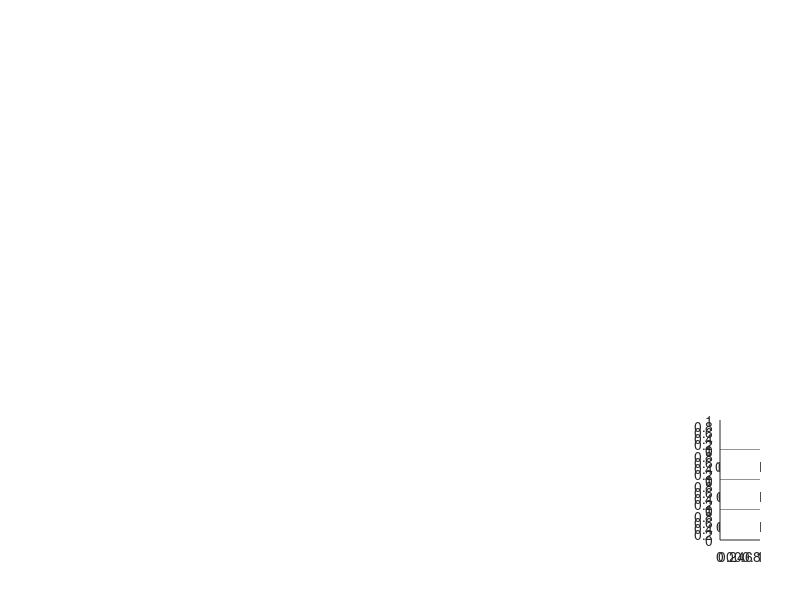

Here is the MATLAB script that generated this plot: (Note: this script raises an error after producing the figure.)

% Initiate directory for saving data.
thisDirectory   = fileparts(mfilename('fullpath'));
saveDirectory   = fullfile(thisDirectory,'MTR_JPN_R3.localiz_Main');
if ~isdir(saveDirectory)
    mkdir(saveDirectory)
end

% % Regenerate MAT files for the channels.
% activeChannel   = McIntyre2002SlowK;        save('SavedParameters/ActiveChannels/McIntyre2002SlowK.mat','activeChannel');
% activeChannel   = McIntyre2002FastNa;       save('SavedParameters/ActiveChannels/McIntyre2002FastNa.mat','activeChannel');
% activeChannel   = McIntyre2002PersistentNa; save('SavedParameters/ActiveChannels/McIntyre2002PersistentNa.mat','activeChannel');
% clear activeChannel

% Initiate temperature.
temp            = [21 37];

% Figure.
f               = figure;

% Already adding panels for insets.
ax1 = axes('Position',[0.9 0.25 0.05 0.05]);
ax2 = axes('Position',[0.9 0.20 0.05 0.05]);
ax3 = axes('Position',[0.9 0.15 0.05 0.05]);
ax4 = axes('Position',[0.9 0.10 0.05 0.05]);

% Run the model and calculate CV.
for k = 1:2
    
    % Produce parameters for default cortex model.
    clear par;
    par = Cullen2018CortexAxonJPNlocalized_MTR();
    par.sim.dt.value = 1;
    % Set temperature.
    par.sim.temp = temp(k);
    
    % Adjust simulation time.
    par.sim.tmax.value = 15;
    
    %% Run sham simulations.
    [MEMBRANE_POTENTIAL, INTERNODE_LENGTH, TIME_VECTOR] = ModelJPN_MTR(par, fullfile(saveDirectory, ['MTR2024_sham_' num2str(par.sim.temp) 'C.mat']));
    if k == 1
        velocity.lotemp(1) = velocities(MEMBRANE_POTENTIAL, INTERNODE_LENGTH, par.sim.dt.value*simunits(par.sim.dt.units), [20 40]);
        subplot(331); plot(TIME_VECTOR,MEMBRANE_POTENTIAL,'-c');
    else
        velocity.hitemp(1) = velocities(MEMBRANE_POTENTIAL, INTERNODE_LENGTH, par.sim.dt.value*simunits(par.sim.dt.units), [20 40]);
        subplot(334); plot(TIME_VECTOR,MEMBRANE_POTENTIAL,'-r');
    end
    % dlmwrite([saveDirectory '/time_vector_sham_' num2str(par.sim.temp) 'C.txt'],TIME_VECTOR);
    % dlmwrite([saveDirectory '/membrane_potential_sham_' num2str(par.sim.temp) 'C.txt'],MEMBRANE_POTENTIAL);
    refresh;
    
    %% Run long simulations.
    par.sim.dt.value    = 5;
    par.sim.tmax.value  = 800;
    [MEMBRANE_POTENTIAL, INTERNODE_LENGTH, TIME_VECTOR] = ModelJPN_MTR(par, fullfile(saveDirectory, ['MTR2024_long_' num2str(par.sim.temp) 'C.mat']));
    % dlmwrite([saveDirectory '/time_vector_long_' num2str(par.sim.temp) 'C.txt'],TIME_VECTOR);
    % dlmwrite([saveDirectory '/membrane_potential_long_' num2str(par.sim.temp) 'C.txt'],MEMBRANE_POTENTIAL);
    if k == 1
        subplot(332); plot(TIME_VECTOR,MEMBRANE_POTENTIAL,'-c');
    else
        subplot(335); plot(TIME_VECTOR,MEMBRANE_POTENTIAL,'-r');
    end
    refresh;
    
    %% Run controls for insets.
    for psw = [0 20]
        par.myel.geo.peri.value.ref = psw;
        par.myel.geo.peri.value.vec = par.myel.geo.peri.value.ref * ones(par.geo.nintn,par.geo.nintseg);
        par.myel.geo.period.value   = 1000*(par.node.geo.diam.value.ref/par.myel.geo.gratio.value.ref-par.node.geo.diam.value.ref-2*par.myel.geo.peri.value.ref/1000)/(2*6.5);
        par                         = CalculateNumberOfMyelinLamellae(par, 'max');
        %         par                         = UpdateInternodePeriaxonalSpaceWidth(par, par.myel.geo.peri.value.ref/2, [], [1, 2, 51, 52], 'min');
        [MEMBRANE_POTENTIAL, INTERNODE_LENGTH, TIME_VECTOR] = ModelJPN_MTR(par, fullfile(saveDirectory, ['MTR2024_CTRL_psw_' num2str(psw) '_' num2str(par.sim.temp) 'C.mat']));
        if k == 1  && psw == 0
            plot(TIME_VECTOR,MEMBRANE_POTENTIAL,'-c','Parent',ax3);
        elseif k == 1  && psw == 20
            plot(TIME_VECTOR,MEMBRANE_POTENTIAL,'-c','Parent',ax4);
        elseif k == 2  && psw == 0
            plot(TIME_VECTOR,MEMBRANE_POTENTIAL,'-r','Parent',ax1); 
        else
            plot(TIME_VECTOR,MEMBRANE_POTENTIAL,'-r','Parent',ax2);
        end
    end
    refresh;
   
    % Reset model and temperature.
    clear par;
    par             = Cullen2018CortexAxonJPNlocalized_MTR();
    par.sim.temp    = temp(k);
    par.sim.dt.value = 1;
    %% Run all simulations varying periaxonal space width.
    j = 1;
    for psw = [0:0.2:1.6 2:6 6.477 7:8 8.487 9 10:2:14 15 20]
        par.myel.geo.peri.value.ref = psw;
        par.myel.geo.peri.value.vec = par.myel.geo.peri.value.ref * ones(par.geo.nintn,par.geo.nintseg);
        par.myel.geo.period.value   = 1000*(par.node.geo.diam.value.ref/par.myel.geo.gratio.value.ref-par.node.geo.diam.value.ref-2*par.myel.geo.peri.value.ref/1000)/(2*6.5);
        par                         = CalculateNumberOfMyelinLamellae(par, 'max');
        %         par                         = UpdateInternodePeriaxonalSpaceWidth(par, par.myel.geo.peri.value.ref/2, [], [1, 2, 51, 52], 'min');
        [MEMBRANE_POTENTIAL, INTERNODE_LENGTH, TIME_VECTOR] = ModelJPN_MTR(par, fullfile(saveDirectory, ['MTR2024_psw_' num2str(psw) '_' num2str(par.sim.temp) 'C.mat']));
        velocity.psw(j,1)           = psw;
        if k == 1
            velocity.psw(j,2)       = velocities(MEMBRANE_POTENTIAL, INTERNODE_LENGTH, par.sim.dt.value*simunits(par.sim.dt.units), [20 40]);
        else
            velocity.psw(j,3)       = velocities(MEMBRANE_POTENTIAL, INTERNODE_LENGTH, par.sim.dt.value*simunits(par.sim.dt.units), [20 40]);
        end
        j                           = j+1;
    end
    refresh;
    
    % Reset model and temperature.
    clear par;
    par             = Cullen2018CortexAxonJPNlocalized_MTR();
    par.sim.temp    = temp(k);
    par.sim.dt.value = 1;
    %% Run short node simulations.
    par.node.geo.length.value.ref       = 0.7735;
    par.node.geo.length.value.vec       = par.node.geo.length.value.ref * ones(par.geo.nnode, 1);
    par.node.seg.geo.length.value.ref   = par.node.geo.length.value.ref;
    par.node.seg.geo.length.value.vec   = repmat(par.node.geo.length.value.vec / par.geo.nnodeseg, 1, par.geo.nnodeseg);
    par =                                 CalculateLeakConductanceJPN_MTR(par);
    [MEMBRANE_POTENTIAL, INTERNODE_LENGTH, TIME_VECTOR] = ModelJPN_MTR(par, fullfile(saveDirectory, ['MTR2024_shortnode_' num2str(par.sim.temp) 'C.mat']));
    if k == 1
        velocity.lotemp(2) = velocities(MEMBRANE_POTENTIAL, INTERNODE_LENGTH, par.sim.dt.value*simunits(par.sim.dt.units), [20 40]);
    else
        velocity.hitemp(2) = velocities(MEMBRANE_POTENTIAL, INTERNODE_LENGTH, par.sim.dt.value*simunits(par.sim.dt.units), [20 40]);
    end
    refresh;
    
    % Reset model and temperature.
    clear par;
    par             = Cullen2018CortexAxonJPNlocalized_MTR();
    par.sim.temp    = temp(k);
    par.sim.dt.value = 1;
    %% Run alt. myelin simulations.
    par.myel.geo.gratio.value.ref       = 0.6888;
    par.myel.geo.gratio.value.vec_ref   = par.myel.geo.gratio.value.ref * ones(par.geo.nintn, par.geo.nintseg);
    par.myel.geo.peri.value.ref         = 8.487;
    par.myel.geo.peri.value.vec         = par.myel.geo.peri.value.ref * ones(par.geo.nintn,par.geo.nintseg);
    par.myel.geo.period.value           = 1000*(par.node.geo.diam.value.ref/par.myel.geo.gratio.value.ref-par.node.geo.diam.value.ref-2*par.myel.geo.peri.value.ref/1000)/(2*6.5);
    par                                 = CalculateNumberOfMyelinLamellae(par, 'max');
    %     par                                 = UpdateInternodePeriaxonalSpaceWidth(par, par.myel.geo.peri.value.ref/2, [], [1, 2, 51, 52], 'min');
    [MEMBRANE_POTENTIAL, INTERNODE_LENGTH, TIME_VECTOR] = ModelJPN_MTR(par, fullfile(saveDirectory, ['MTR2024_altmyelin_' num2str(par.sim.temp) 'C.mat']));
    if k == 1
        velocity.lotemp(3) = velocities(MEMBRANE_POTENTIAL, INTERNODE_LENGTH, par.sim.dt.value*simunits(par.sim.dt.units), [20 40]);
    else
        velocity.hitemp(3) = velocities(MEMBRANE_POTENTIAL, INTERNODE_LENGTH, par.sim.dt.value*simunits(par.sim.dt.units), [20 40]);
    end
    
    %% Run iTBS simulations.
    par.node.geo.length.value.ref       = 0.7735;
    par.node.geo.length.value.vec       = par.node.geo.length.value.ref * ones(par.geo.nnode, 1);
    par.node.seg.geo.length.value.ref   = par.node.geo.length.value.ref;
    par.node.seg.geo.length.value.vec   = repmat(par.node.geo.length.value.vec / par.geo.nnodeseg, 1, par.geo.nnodeseg);
    par =                                 CalculateLeakConductanceJPN_MTR(par);
    [MEMBRANE_POTENTIAL, INTERNODE_LENGTH, TIME_VECTOR] = ModelJPN_MTR(par, fullfile(saveDirectory, ['MTR2024_iTBS_' num2str(par.sim.temp) 'C.mat']));
    if k == 1
        velocity.lotemp(4) = velocities(MEMBRANE_POTENTIAL, INTERNODE_LENGTH, par.sim.dt.value*simunits(par.sim.dt.units), [20 40]);
    else
        velocity.hitemp(4) = velocities(MEMBRANE_POTENTIAL, INTERNODE_LENGTH, par.sim.dt.value*simunits(par.sim.dt.units), [20 40]);
    end
    
end

% Finish writing.
% dlmwrite([saveDirectory '/psws.txt'],velocity.psw);

% Finish plot.
subplot(333); hold on;
bar(velocity.lotemp,'c','EdgeColor','c');
for i = 2:4
    plot(i,1.2,'v','MarkerEdgeColor','k','MarkerFaceColor','k'); %1.17
    text(i,1.3,[num2str(100*(velocity.lotemp(i)/velocity.lotemp(1)-1),'%1.1f') '%'],'Color','k','HorizontalAlignment','center','FontSize',12); %1.185
end
subplot(336); hold on;
bar(velocity.hitemp,'r','EdgeColor','r');
for i = 2:4
    plot(i,2.0,'v','MarkerEdgeColor','k','MarkerFaceColor','k'); %1.92
    text(i,2.1,[num2str(100*(velocity.hitemp(i)/velocity.hitemp(1)-1),'%1.1f') '%'],'Color','k','HorizontalAlignment','center','FontSize',12); % 1.95
end
subplot(337);
plot(velocity.psw(:,1),velocity.psw(:,2),'-c'), hold on
plot(velocity.psw(:,1),velocity.psw(:,3),'-r');

% Add basics.
subplot(331); axis([0 5 -80 50]), xticks(0:5), xticklabels({'0','','','','','5'}), yticks(-80:40:40), yticklabels({'-80','','0',''}), xlabel('Time (ms)'), ylabel('Axon voltage (mV)');
subplot(332); axis([0 400 -90 -40]), xticks(0:100:400), xticklabels({'0','100','200','300','400'}), yticks(-80:20:-20), yticklabels({'-80','-60','-40'}), xlabel('Time (ms)'), ylabel('Axon voltage (mV)');
subplot(334); axis([0 5 -80 50]), xticks(0:5), xticklabels({'0','','','','','5'}), yticks(-80:40:40), yticklabels({'-80','','0',''}), xlabel('Time (ms)'), ylabel('Axon voltage (mV)');
subplot(335); axis([0 400 -90 -40]), xticks(0:100:400), xticklabels({'0','100','200','300','400'}), yticks(-80:20:-20), yticklabels({'-80','-60','-40'}), xlabel('Time (ms)'), ylabel('Axon voltage (mV)');
subplot(333); axis([0.5 4.5 0 1.5]), xticks(1:1:4.5), xticklabels({'Sham','Short node','Alt. myelin','iTBS'}), yticks(0:0.5:1.5), yticklabels({'','0.5''1','1.5'}), ylabel('Conduction velocity (m/s)');
subplot(336); axis([0.5 4.5 0 2.5]), xticks(1:1:4.5), xticklabels({'Sham','Short node','Alt. myelin','iTBS'}), yticks(0:0.5:2.5), yticklabels({'','0.5''1','1.5','2','2.5'}), ylabel('Conduction velocity (m/s)');
subplot(337); axis([0 20 0 4.5]), xticks(0:5:20), xticklabels({'0','5','10','15','20'}), yticks(0:1:4), yticklabels({'0','1','2','3','4'}), xlabel('Periaxonal space width (nm)'), ylabel('Conduction velocity (m/s)');
hold on, plot([6.477 6.477],[0 4.5],'.-k'); set(gca,'Box','off');

% Add last graph.
Chosen_d = 1e-02;
subplot(338);
plot(velocity.psw(:,1),1e03*Chosen_d./velocity.psw(:,2),'-c'); hold on;
plot(velocity.psw(:,1),1e03*Chosen_d./velocity.psw(:,3),'-r');
axis([0 20 0 15]);
xticks(0:5:20), xticklabels({'0','5','10','15','20'}), xlabel('Periaxonal space width (nm)');
yticks(0:5:15), yticklabels({'0','5','10','15'}), ylabel('Conduction delay over 1 cm (ms)');
plot([6.477 6.477],[0 15],'.-k');
text(10,13.5,['\Deltat_{0 - 20} = ~' num2str(1e03*Chosen_d./velocity.psw(end,2)-1e03*Chosen_d./velocity.psw(1,2),'%1.0f') ' ms/cm'],'Color','c');
text(10,3, ['\Deltat_{0 - 20} = ~' num2str(1e03*Chosen_d./velocity.psw(end,3)-1e03*Chosen_d./velocity.psw(1,3),'%1.0f') ' ms/cm'],'Color','r');

% Finish insets.
uistack(ax1,'top'); uistack(ax2,'top'); uistack(ax3,'top'); uistack(ax4,'top');
set(f,'CurrentAxes',ax1); axis([0 200 -90 -40]); set(gca,'Box','off','Position',[0.28 0.27 0.05 0.05]); xticklabels({});
set(f,'CurrentAxes',ax2); axis([0 200 -90 -40]); set(gca,'Box','off','Position',[0.34 0.27 0.05 0.05]); xticklabels({}); yticklabels({});
set(f,'CurrentAxes',ax3); axis([0 200 -90 -40]); set(gca,'Box','off','Position',[0.28 0.20 0.05 0.05]);
set(f,'CurrentAxes',ax4); axis([0 200 -90 -40]); set(gca,'Box','off','Position',[0.34 0.20 0.05 0.05]); yticklabels({});
subplot(338); set(gca,'Box','off','Position',get(gca,'Position')+[0.05 0 0 0]);

% Printing as JPEG.
set(gcf,...
    'PaperUnits','inches',...
    'PaperSize',[15 15],...
    'PaperPosition',[0.5 0.5 14 14],...
    'Renderer','Painters');
print(gcf,[saveDirectory '/MTR2024_R0_MainResults.jpg'],'-djpeg','-r300');
print(gcf,[saveDirectory '/MTR2024_R0_MainResults.pdf'],'-dpdf');
